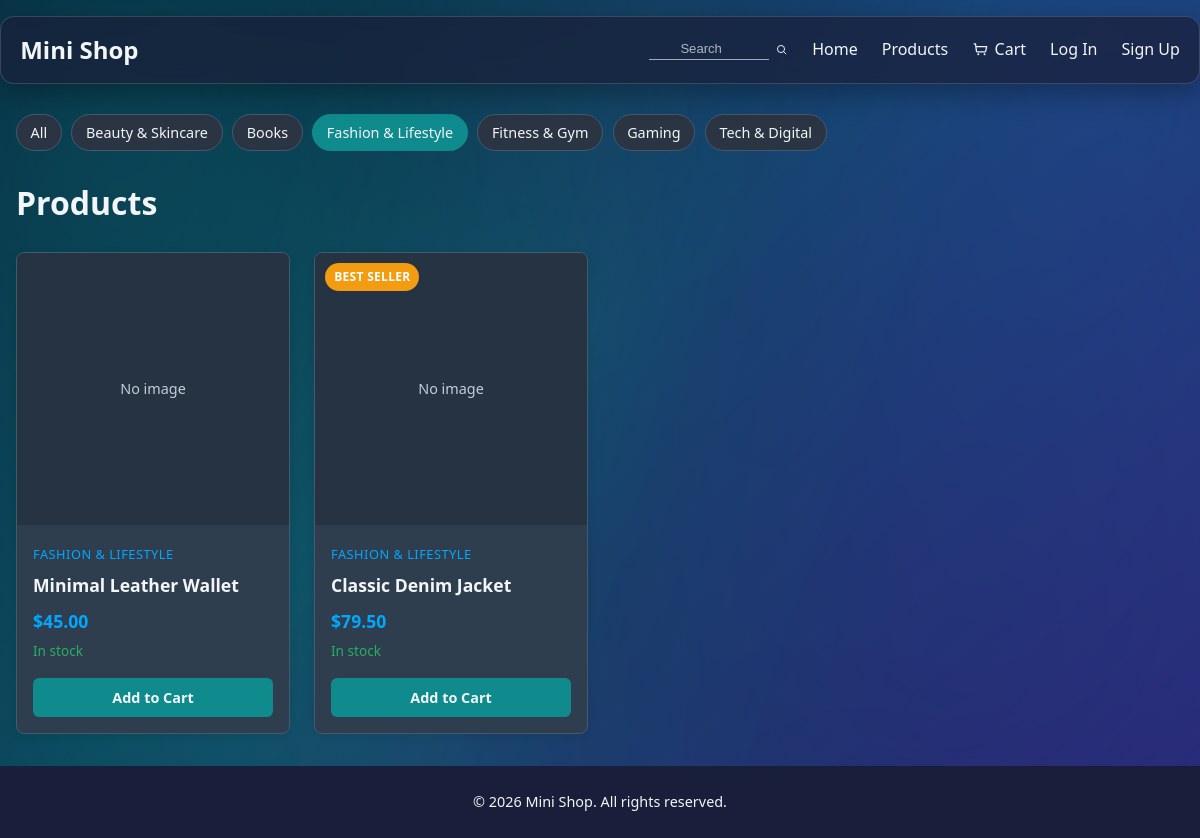
/products/?category=fashion-lifestyle, run on the app's committed database.
### products/models.py (models this page shows, shortened)
class Category(models.Model):
    name = models.CharField(max_length=100)
    slug = models.SlugField(unique=True)
    class Meta:
        verbose_name_plural = 'Categories'

class Product(models.Model):
    name = models.CharField(max_length=200)
    slug = models.SlugField(unique=True)
    description = models.TextField(blank=True)
    price = models.DecimalField(max_digits=10, decimal_places=2)
    image = models.ImageField(upload_to='products/', blank=True, null=True)
    category = models.ForeignKey(
        Category, on_delete=models.SET_NULL, null=True, blank=True, related_name='products'
    )
    in_stock = models.BooleanField(default=True)
    is_bestseller = models.BooleanField(default=False)
    created_at = models.DateTimeField(auto_now_add=True)
    updated_at = models.DateTimeField(auto_now=True)
    class Meta:
        ordering = ['-created_at']

### products/views.py (the view)
# urls.py: path('', views.product_list, name='product_list'),
def product_list(request):
    categories = Category.objects.filter(products__isnull=False).distinct().order_by("name")
    selected_category_slug = request.GET.get("category", "").strip()
    search_query = request.GET.get("q", "").strip()
    products = Product.objects.select_related("category")
    if selected_category_slug:
        products = products.filter(category__slug=selected_category_slug)
    if search_query:
        products = products.filter(
            Q(name__icontains=search_query)
            | Q(description__icontains=search_query)
            | Q(category__name__icontains=search_query)
        )
    context = {
        "products": products,
        "categories": categories,
        "selected_category_slug": selected_category_slug,
        "search_query": search_query,
    }
    return render(request, "product_list.html", context)

### cart/context_processors.py (called while the page is built)
def cart_count(request):
    cart = request.session.get('cart') or {}
    total_items = sum(cart.values())
    cart_bounce = request.session.pop('cart_bounce', False)
    return {
        'cart_item_count': total_items,
        'cart_bounce': cart_bounce,
    }

### templates/product_list.html (shortened to what this page needs)
{% extends 'base.html' %}
{% load static %}
{% block content %}
<div class="container">
    <div class="category-strip" aria-label="Product categories">
        <a href="{% url 'products:product_list' %}{% if search_query %}?q={{ search_query|urlencode }}{% endif %}" class="category-chip {% if not selected_category_slug %}active{% endif %}">All</a>
        {% for category in categories %}
            <a href="{% url 'products:product_list' %}?category={{ category.slug }}{% if search_query %}&q={{ search_query|urlencode }}{% endif %}" class="category-chip {% if selected_category_slug == category.slug %}active{% endif %}">
                {{ category.name }}
            </a>
        {% endfor %}
    </div>
    <h1 class="page-title">Products</h1>
    <div id="product-list-shell" class="product-list-shell products-loading">
        <div class="product-grid product-grid-content">
            {% for product in products %}
                <div class="product-card">
                    <a href="{% url 'products:product_detail' product.slug %}" class="product-card-link">
                        <div class="product-card-image">
                            {% if product.is_bestseller %}
                                <span class="product-badge">Best Seller</span>
                            {% endif %}
                            {% if product.image %}
                                <img src="{{ product.image.url }}" alt="{{ product.name }}">
                            {% else %}
                                <div class="product-card-placeholder">No image</div>
                            {% endif %}
                        </div>
                        <div class="product-card-body">
                            {% if product.category %}
                                <span class="product-card-category">{{ product.category.name }}</span>
                            {% endif %}
                            <h3 class="product-card-title">{{ product.name }}</h3>
                            <p class="product-card-price">${{ product.price }}</p>
                            {% if product.in_stock %}
                                <p class="product-card-stock in-stock">In stock</p>
                            {% else %}
                                <p class="product-card-stock out-of-stock">Out of stock</p>
                            {% endif %}
                        </div>
                    </a>
                    {% if product.in_stock %}
                        <a href="{% url 'cart:add_to_cart' product.id %}" class="btn btn-add-cart">Add to Cart</a>
                    {% else %}
                        <span class="btn btn-add-cart btn-disabled" aria-disabled="true">Out of stock</span>
                    {% endif %}
                </div>
            {% endfor %}
        </div>
    </div>
</div>
{% endblock %}

### data on the page
Category: name "Beauty & Skincare"
Category: name "Books"
Category: name "Fashion & Lifestyle"
Category: name "Fitness & Gym"
Category: name "Gaming"
Category: name "Tech & Digital"
Product: image "No image", category.name "FASHION & LIFESTYLE", name "Minimal Leather Wallet", price "45.00", in_stock "In stock"
Product: is_bestseller "BEST SELLER", image "No image", category.name "FASHION & LIFESTYLE", name "Classic Denim Jacket", price "79.50", in_stock "In stock"
